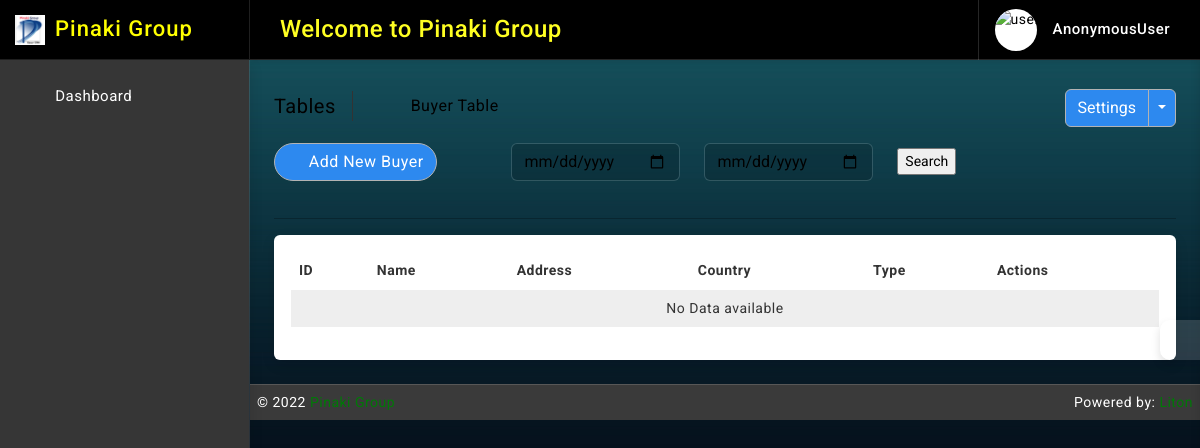
Before: /buyer/ with the older database file.
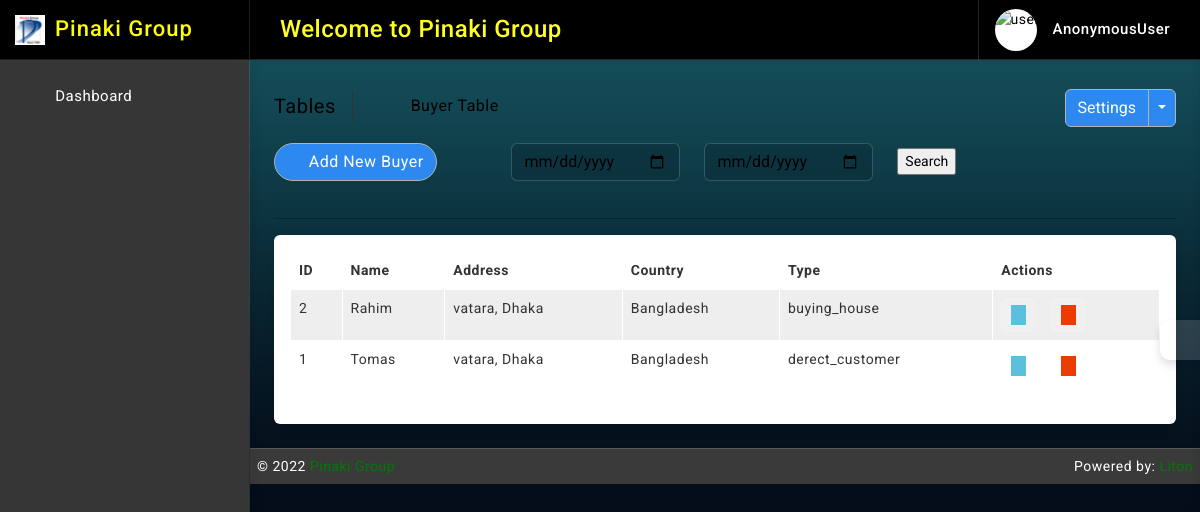
After: the same page with the newer database file.
### buyer/models.py (models this page shows, shortened)
class Buyer(models.Model):
    name = models.CharField(max_length=64, null=True, blank=True)
    address = models.CharField(max_length=128, null=True, blank=True)
    country = models.CharField(max_length=64, null=True, blank=True)
    TYPE = (
        ('', 'Select'),
        ('derect_customer', 'Derect Customer'),
        ('buying_house', 'Buying House'),
    )
    type = models.CharField(max_length=64, null=True, blank=False, choices=TYPE)
    updated_at = models.DateTimeField(auto_now_add=False, auto_now=True)
    created_at = models.DateTimeField(auto_now_add=True, auto_now=False)

### buyer/views.py (the view, shortened to what this page needs)
# urls.py: path('', views.buyer_read, name='buyer_read'),
def buyer_read(request):
    form = BuyerDateSearchForm(request.POST or None)
    buyer_data = Buyer.objects.all().order_by('-id')
    context = {
        'buyer_data': buyer_data,
        'form':form,
    }
    context = {
        'buyer_data': buyer_data,
        'form':form,
    }
    return render(request, 'buyer/read.html', context)

### buyer/forms.py
class BuyerDateSearchForm(forms.ModelForm):
    start_date = forms.DateTimeField(widget=forms.TextInput(attrs={'class': 'form-control', 'type': 'date'}), required=True)
    end_date = forms.DateTimeField(widget=forms.TextInput(attrs={'class': 'form-control', 'type': 'date'}), required=True)
    class Meta:
        model = Buyer
        fields = ['start_date', 'end_date']

### templates/buyer/read.html (shortened to what this page needs)
{% extends 'base/base.html' %}
{% block body %}
{% load static %}
		<div class="page-wrapper">
			<div class="page-content">
				<div class="page-breadcrumb d-none d-sm-flex align-items-center mb-3">
					<div class="breadcrumb-title pe-3">Tables</div>
					<div class="ps-3">
						<nav aria-label="breadcrumb">
							<ol class="breadcrumb mb-0 p-0">
								<li class="breadcrumb-item"><a href="{% url 'home' %}"><i class="bx bx-home-alt"></i></a>
								</li>
								<li class="breadcrumb-item active" aria-current="page">Buyer Table</li>
							</ol>
						</nav>
					</div>
					<div class="ms-auto">
						<div class="btn-group">
							<button type="button" class="btn btn-light">Settings</button>
							<button type="button" class="btn btn-light dropdown-toggle dropdown-toggle-split" data-bs-toggle="dropdown">	<span class="visually-hidden">Toggle Dropdown</span>
							</button>
						</div>
					</div>
				</div>
				<div class="col-md-9">
					<form class="float-md-end" method='POST' action=''>
						<div class="row row-cols-md-auto g-lg-4">
							<div class="col-md-5">
								<div class="controls">
									{{ form.start_date }}
								</div>
							</div><br>
							<div class="col-md-5">
								<div class="controls">
									{{ form.end_date }}
								</div>
							</div><br>
							<div class="col-md-2">
								<div class="controls">
									<input type="submit" value='Search'/>
								</div>
							</div>
						</div>
					</form>
				</div>
                <div class="ms-auto"><a href="/buyer/create/" class="btn btn-light radius-30 mt-2 mt-lg-0"><i class="bx bxs-plus-square"></i>Add New Buyer</a></div><br>
				<hr/>
				<div class="card">
					<div class="card-body">
						<div class="table-responsive">
							<table id="example2" class="table table-striped table-bordered">
								<thead>
									<tr>
										<th>ID</th>
										<th>Name</th>
										<th>Address</th>
										<th>Country</th>
										<th>Type</th>
										<th>Actions</th>
									</tr>
								</thead>
								<tbody>
									{% for data in buyer_data %}
									<tr>
                                        <td>{{ data.id }}</td>
                                        <td>{{ data.name }}</td>
                                        <td>{{ data.address }}</td>
										<td>{{ data.country }}</td>
										<td>{{ data.type }}</td>
									   <td class="center">
										<div class="d-flex order-actions">
											<a class="" href="{% url 'buyer_update' data.id %}">
												<i class='bx bxs-edit'></i>
											</a>
											<a class="ms-3" href="{% url 'buyer_delete' data.id %}" onclick="return confirm('Are you sure?');">
												<i class='bx bxs-trash'></i>
											</a>
										</div>
									   </td>
									</tr>
								 {% endfor %}
								 {% if not buyer_data %}
								 <tr>
									 <td colspan="10" class="text-center">No Data available</td>
								 </tr>
								 {% endif %}
								</tbody>
							</table>
						</div>
					</div>
				</div>
			</div>
		</div>
{% endblock body %}

Changed rows visible on the page:
added Buyer: id "2", name "Rahim", address "vatara, Dhaka", country "Bangladesh", type "buying_house"
added Buyer: id "1", name "Tomas", address "vatara, Dhaka", country "Bangladesh", type "derect_customer"
Other visible differences:
text no longer shown: "No Data available"
